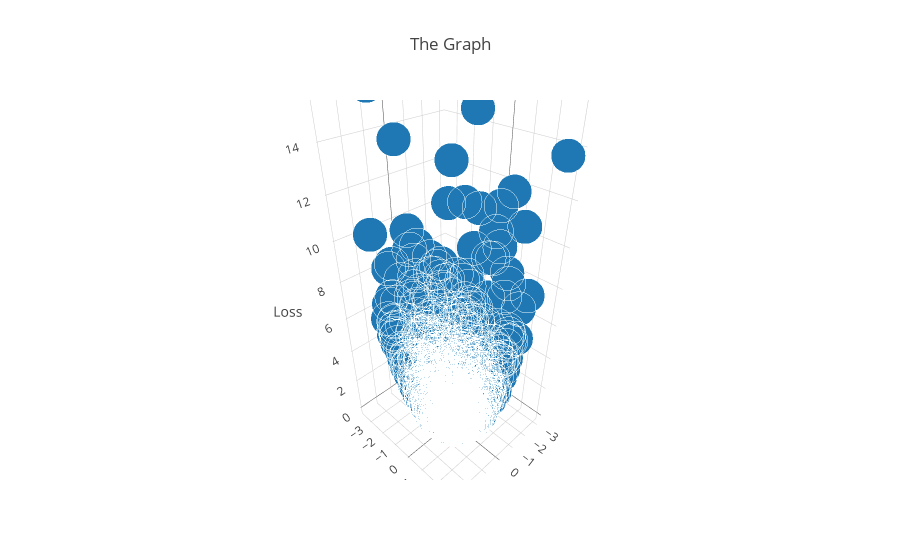

This figure's notebook cell:
### Markdown cell above
So lets plot loss L as a function of $$B_o , B_1$$ , $$L(B_o , B_1)$$

### Code cell
B_o, B_1 = np.random.randn(1000) , np.random.randn(1000)
X = np.random.randn(100)
Y = 0.3 + 0.5*X
z = [sum((Y  - a - b * X)**2)/100 for a,b in zip(B_o,B_1)]
trace1 = go.Scatter3d(
    x=B_o,
    y=B_1,
    z=z,
    mode='markers',
    marker=dict(
        size=12,
        line=dict(
            color='rgba(217, 217, 217, 0.14)',
            width=0.5
        ),
        opacity=1
    )
)

data = [trace1]
layout = go.Layout(
    title = "The Graph",
    scene= go.Scene(
        xaxis=go.XAxis(title='B_o'),
        yaxis=go.YAxis(title='B_1'),
        zaxis=go.ZAxis(title='Loss')
    )
)
fig = go.Figure(data=data, layout=layout)
iplot(fig)

### Figure 1 — Plotly figure (JSON) as saved in the notebook; plotly's stock layout.template omitted (floating-point values rounded to 4 significant figures; data arrays with more than 128 entries replaced by an {"elided": "..."} marker saying what was removed)
{"data": [{"marker": {"line": {"color": "rgba(217, 217, 217, 0.14)", "width": 0.5}, "opacity": 1, "size": 12}, "mode": "markers", "type": "scatter3d", "x": {"elided": "1000 float values"}, "y": {"elided": "1000 float values"}, "z": {"elided": "1000 float values"}}], "layout": {"scene": {"xaxis": {"title": "B_o"}, "yaxis": {"title": "B_1"}, "zaxis": {"title": "Loss"}}, "title": "The Graph"}}
